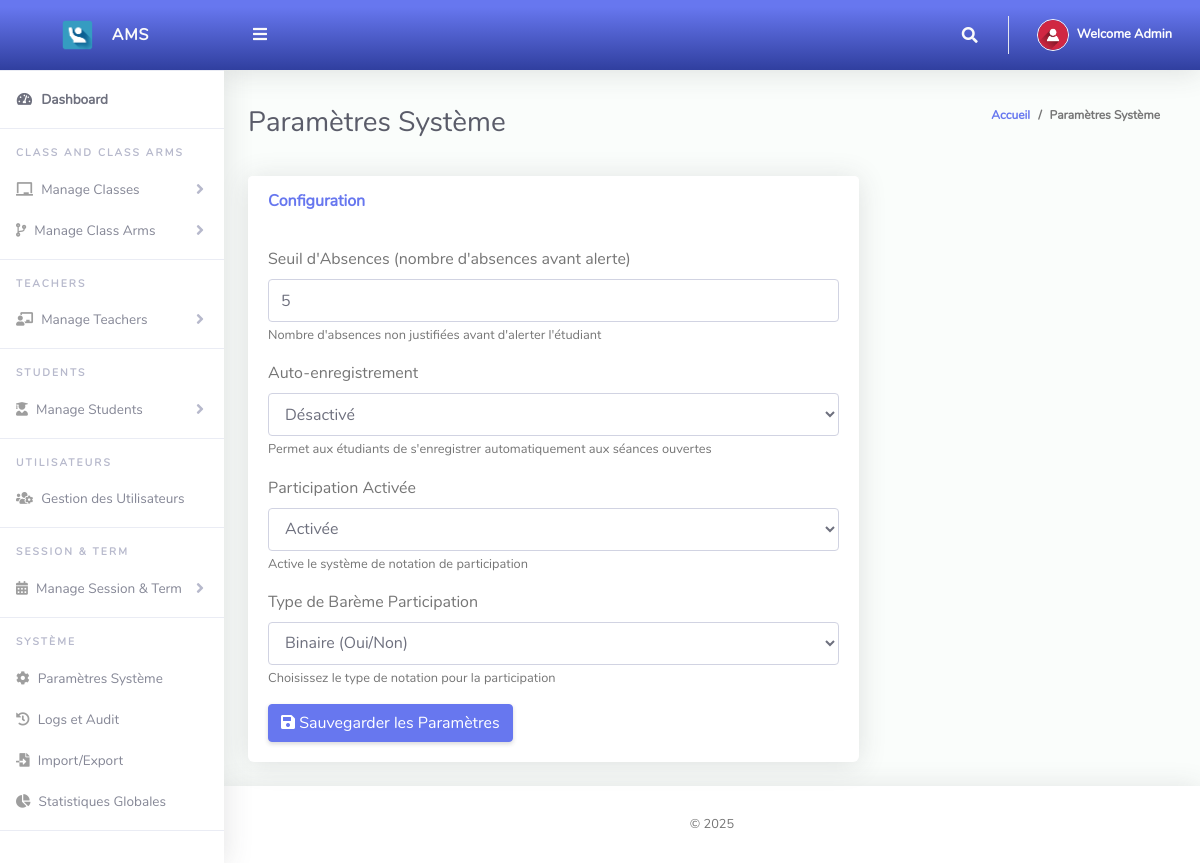
Screenshot of /Admin/systemSettings.php (signed in) with the database file from the repository.
### tables this page shows
CREATE TABLE `tblsystemsettings` (
  `Id` int(10) NOT NULL,
  `settingKey` varchar(100) NOT NULL,
  `settingValue` text NOT NULL,
  `description` text DEFAULT NULL,
  `dateModified` datetime DEFAULT NULL
);

### Admin/systemSettings.php (the view, shortened to what this page needs)
<?php
include '../Includes/dbcon.php';
$settings = [];
$settingsQuery = "SELECT * FROM tblsystemsettings";
$settingsRs = $conn->query($settingsQuery);
while($row = $settingsRs->fetch_assoc()){
    $settings[$row['settingKey']] = $row;
}
?>
<!DOCTYPE html>
<html lang="fr">
<head>
  <link href="../vendor/fontawesome-free/css/all.min.css" rel="stylesheet" type="text/css">
  <link href="../vendor/bootstrap/css/bootstrap.min.css" rel="stylesheet" type="text/css">
  <link href="css/ruang-admin.min.css" rel="stylesheet">
</head>
<body id="page-top">
  <div id="wrapper">
    <?php include "Includes/sidebar.php";?>
    <div id="content-wrapper" class="d-flex flex-column">
      <div id="content">
        <?php include "Includes/topbar.php";?>
        <div class="container-fluid" id="container-wrapper">
          <div class="d-sm-flex align-items-center justify-content-between mb-4">
            <h1 class="h3 mb-0 text-gray-800">Paramètres Système</h1>
            <ol class="breadcrumb">
              <li class="breadcrumb-item"><a href="./">Accueil</a></li>
              <li class="breadcrumb-item active">Paramètres Système</li>
            </ol>
          </div>
          <div class="row">
            <div class="col-lg-8">
              <div class="card mb-4">
                <div class="card-header py-3">
                  <h6 class="m-0 font-weight-bold text-primary">Configuration</h6>
                </div>
                <div class="card-body">
                  <form method="post">
                    <div class="form-group">
                      <label>Seuil d'Absences (nombre d'absences avant alerte)</label>
                      <input type="number" name="settings[absence_threshold]" class="form-control"
                             value="<?php echo isset($settings['absence_threshold']) ? $settings['absence_threshold']['settingValue'] : '5'; ?>"
                             min="1" required>
                      <small class="form-text text-muted">Nombre d'absences non justifiées avant d'alerter l'étudiant</small>
                    </div>
                    <div class="form-group">
                      <label>Auto-enregistrement</label>
                      <select name="settings[auto_enrollment]" class="form-control" required>
                        <option value="0" <?php echo (isset($settings['auto_enrollment']) && $settings['auto_enrollment']['settingValue'] == '0') ? 'selected' : ''; ?>>Désactivé</option>
                      </select>
                      <small class="form-text text-muted">Permet aux étudiants de s'enregistrer automatiquement aux séances ouvertes</small>
                    </div>
                    <div class="form-group">
                      <label>Participation Activée</label>
                      <select name="settings[participation_enabled]" class="form-control" required>
                        <option value="1" <?php echo (isset($settings['participation_enabled']) && $settings['participation_enabled']['settingValue'] == '1') ? 'selected' : ''; ?>>Activée</option>
                      </select>
                      <small class="form-text text-muted">Active le système de notation de participation</small>
                    </div>
                    <div class="form-group">
                      <label>Type de Barème Participation</label>
                      <select name="settings[participation_scale]" class="form-control" required>
                        <option value="binary" <?php echo (isset($settings['participation_scale']) && $settings['participation_scale']['settingValue'] == 'binary') ? 'selected' : ''; ?>>Binaire (Oui/Non)</option>
                      </select>
                      <small class="form-text text-muted">Choisissez le type de notation pour la participation</small>
                    </div>
                    <button type="submit" name="saveSettings" class="btn btn-primary">
                      <i class="fas fa-save"></i> Sauvegarder les Paramètres
                    </button>
                  </form>
                </div>
              </div>
            </div>
          </div>
        </div>
      </div>
      <?php include "Includes/footer.php";?>
    </div>
  </div>
</body>
</html>

### Admin/Includes/topbar.php (shortened to what this page needs)
<?php
  $query = "SELECT * FROM tbladmin WHERE Id = ".$_SESSION['userId']."";
  $rs = $conn->query($query);
  $rows = $rs->fetch_assoc();
  $fullName = $rows['firstName']." ".$rows['lastName'];
?>
<nav class="navbar navbar-expand navbar-light bg-gradient-primary topbar mb-4 static-top">
          <button id="sidebarToggleTop" class="btn btn-link rounded-circle mr-3">
            <i class="fa fa-bars"></i>
          </button>
          <ul class="navbar-nav ml-auto">
            <li class="nav-item dropdown no-arrow">
              <a class="nav-link dropdown-toggle" href="#" id="searchDropdown" role="button" data-toggle="dropdown"
                aria-haspopup="true" aria-expanded="false">
                <i class="fas fa-search fa-fw"></i>
              </a>
            </li>
            <li class="nav-item dropdown no-arrow">
              <a class="nav-link dropdown-toggle" href="#" id="userDropdown" role="button" data-toggle="dropdown"
                aria-haspopup="true" aria-expanded="false">
                <img class="img-profile rounded-circle" src="img/user-icn.png" style="max-width: 60px">
                <span class="ml-2 d-none d-lg-inline text-white small"><b>Welcome <?php echo $fullName;?></b></span>
              </a>
            </li>
          </ul>
        </nav>

### rows the page displays
tblsystemsettings: settingValue "5"
tblsystemsettings: settingValue "Désactivé"
tblsystemsettings: settingValue "Activée"
tblsystemsettings: settingValue "Binaire (Oui/Non)"

### other values shown
$fullName "Admin"
